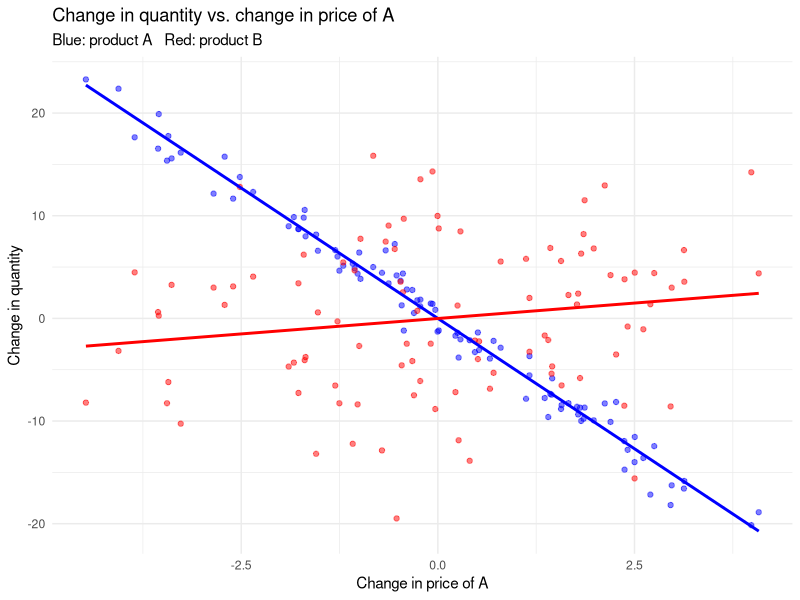

Write the R code that produced this figure.
## ---- chunk 1
set.seed(123)
n <- 100
price_A <- runif(n, 5, 10)
price_B <- runif(n, 5, 10)
quantity_A <- 100 - 5 * price_A + rnorm(n)
quantity_B <-  80 - 4 * price_B + rnorm(n)

# Diversion ratio from first differences (eq. of D_AB)
delta_QA <- diff(quantity_A)
delta_PA <- diff(price_A)
delta_QB <- diff(quantity_B)

D_AB <- mean(delta_QB / delta_PA) / mean(delta_QA / delta_PA)
D_AB
## ---- chunk 2
#| fig-cap: "Change in quantity of each product against the change in product A's price. Product A (blue) responds steeply to its own price; product B (red) is comparatively unresponsive, so little demand diverts from A to B."
library(ggplot2)
plot_df <- data.frame(delta_PA, delta_QA, delta_QB)
ggplot(plot_df, aes(x = delta_PA)) +
  geom_point(aes(y = delta_QA), color = "blue", alpha = 0.5) +
  geom_point(aes(y = delta_QB), color = "red",  alpha = 0.5) +
  geom_smooth(aes(y = delta_QA), method = "lm", color = "blue", se = FALSE) +
  geom_smooth(aes(y = delta_QB), method = "lm", color = "red",  se = FALSE) +
  labs(x = "Change in price of A", y = "Change in quantity",
       title = "Change in quantity vs. change in price of A",
       subtitle = "Blue: product A   Red: product B") +
  theme_minimal()
